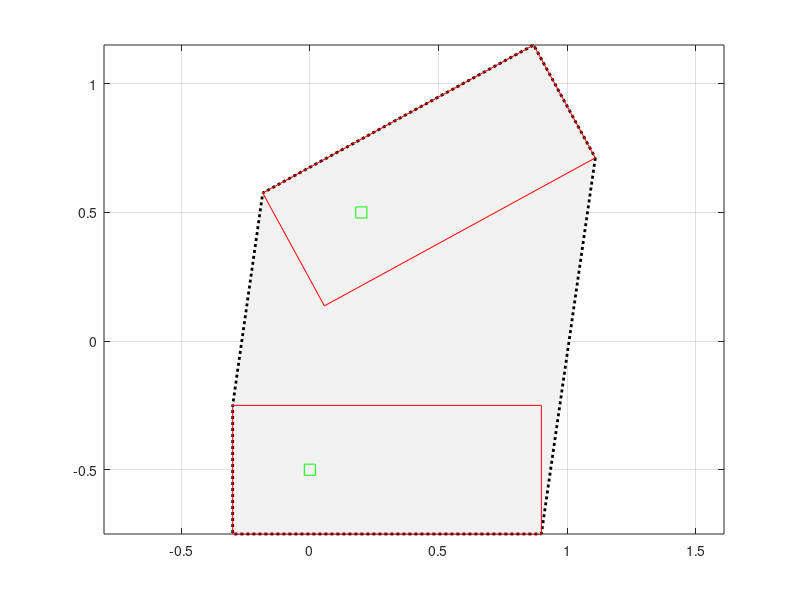
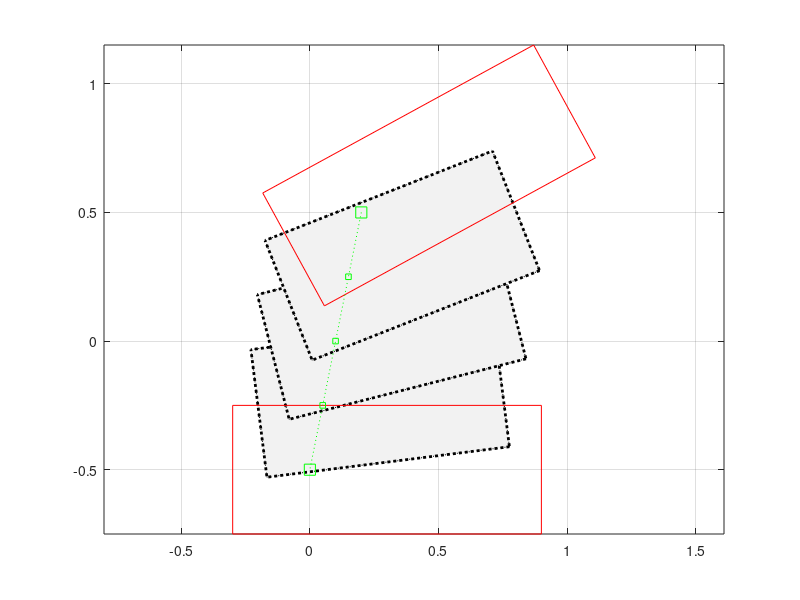

Reproduce these figures in MATLAB, in order.
function ds_plot()

%text(1,1.2,'P');
%a = 2;
%axis([-a a -a a])

cla

Rr = [eye(2);-eye(2)];
angle = -0.5;
R = [cos(angle) -sin(angle);
     sin(angle)  cos(angle)];
Rl = [R; -R];

Pr = [0;-0.5];
Pl = [0.2;0.5];

Css = [0.9;0.25;0.3;0.25];
Cds = [0.7;0.25;0.25;0.25];

Cl = Css + Rl*Pl;
Cr = Css + Rr*Pr;

p = [(Constraints2Vert(Rl,Cl))(1:3,:);
     (Constraints2Vert(Rr,Cr))([3 4 1],:)];
patch(p(:,1),p(:,2), [0.95,0.95,0.95], 'linewidth', 2, 'linestyle', ':')


plot_constraints(Rl,Cl,'r');
plot(Pl(1), Pl(2), 'gs', 'markersize', 8);
plot_constraints(Rr,Cr,'r');
plot(Pr(1), Pr(2), 'gs', 'markersize', 8);

axis equal
grid on
box on

% Save figure in eps format
print -depsc2 -FTimes:16 -tight ds_convex_hull.eps 

%%%%%%%%%%%

cla
N = 3;
Pds = [];
for i=1:N
    theta = i/(N+1);
    angle_ds = angle*theta;
    R = [cos(angle_ds) -sin(angle_ds);
         sin(angle_ds)  cos(angle_ds)];
    Rds = [R; -R];
    Pds = [Pds (1-theta) * Pr + theta * Pl];
    Cads = Cds + Rds*Pds(:,end);

    plot_constraints(Rds, Cads,'k:',1)
end
plot_constraints(Rr,Cr,'r',0);
plot_constraints(Rl,Cl,'r',0);



plot([Pl(1) Pr(1)], [Pl(2) Pr(2)], 'gs:', 'markersize', 8);
plot(Pds(1,:), Pds(2,:), 'gs', 'markersize', 4);

print -depsc2 -FTimes:16 -tight ds_approx.eps 


%%%%


function plot_constraints(A, b, color, patch_flag)
%
% plot constraints A*x <= b (in 2D)
%

if nargin < 4
    patch_flag = 0;
    if nargin < 3
        color = 'b';
    end
end

p = Constraints2Vert(A,b);

if patch_flag
    patch(p(:,1),p(:,2), [0.95,0.95,0.95], 'linewidth', 2, 'linestyle', ':')
end

plot_ConvHull(p,color);



%%%%


function p = Constraints2Vert(A,b)
%
% Compute the vertices of a polygon from the 
% constraints (A*x <= b)
%
% Inputs:
% --------
% A, b    - form the linear constraint inequalities in 2D
%
% Outputs:
% ---------
% p       - all vertex points
% dim     - dimensions of each constraint
%

p = [0;0];

dim = size(A,1);

for i = 1:1:dim-1
  p(:,i+1) = A(i:i+1,:)\b(i:i+1);
end

p(:,1) = A([1,size(A,1)],:)\b([1,size(A,1)]);
p = p';


%%%%


function plot_ConvHull(c,color)
%
% Function to display a convex hull defined by n 2D points.
%
% Inputs:
% --------
% c     - points [n x 2]
% color - color. For example 'b' 
%

% Row size of c (the points defining the convex hull) 
n = size(c,1); 

% Plots the convex hull
hold on;
for i=1:n-1
  plot([c(i,1) c(i+1,1)], [c(i,2) c(i+1,2)], color);
end
plot([c(1,1) c(n,1)], [c(1,2) c(n,2)], color);

%%%EOF%
